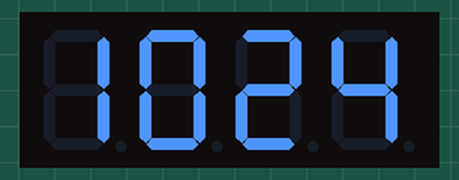
Recording of a program running on a simulated Raspberry Pi (BCM pin numbers). On the bench: 4-digit seven-segment display. The clock reads 2024-03-15 10:24:30 at power-on unless the program sets it; library files of the repository ran but are not shown: Adafruit_7Segment.py; what the program prints to the terminal is not drawn.

Above: at 0.1 s.
At 64.2 s:
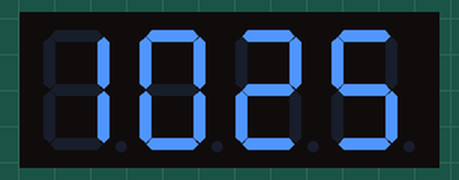
At 127.3 s:
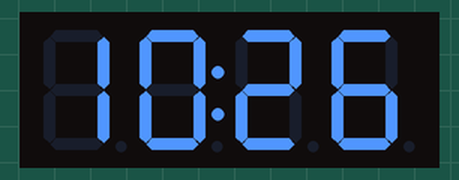

The program:

ex_7segment_clock.py
```python
#!/usr/bin/python

import time
import datetime
from Adafruit_7Segment import SevenSegment

# ===========================================================================
# Clock Example
# ===========================================================================
segment = SevenSegment(address=0x70)

print "Press CTRL+Z to exit"

# Continually update the time on a 4 char, 7-segment display
while(True):
  now = datetime.datetime.now()
  hour = now.hour
  minute = now.minute
  second = now.second
  # Set hours
  segment.writeDigit(0, int(hour / 10))     # Tens
  segment.writeDigit(1, hour % 10)          # Ones
  # Set minutes
  segment.writeDigit(3, int(minute / 10))   # Tens
  segment.writeDigit(4, minute % 10)        # Ones
  # Toggle colon
  segment.setColon(second % 2)              # Toggle colon at 1Hz
  # Wait a quarter second (less than 1 second to prevent colon blinking getting in phase with odd/even seconds).
  time.sleep(0.25)
```
